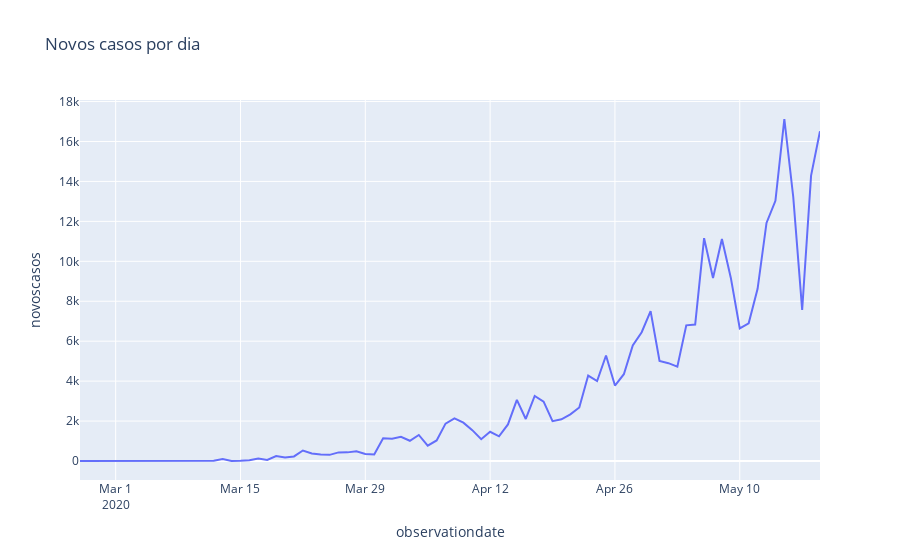

Write notebook code for a chart like this one.
### Code cell
px.line(brasil, x='observationdate', y='novoscasos', title='Novos casos por dia')
